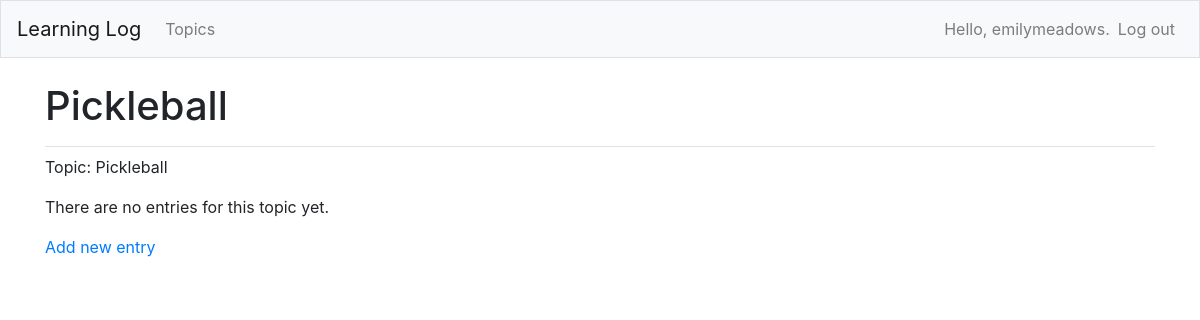
/topics/8/ (signed in), run on an earlier commit of the app's database.
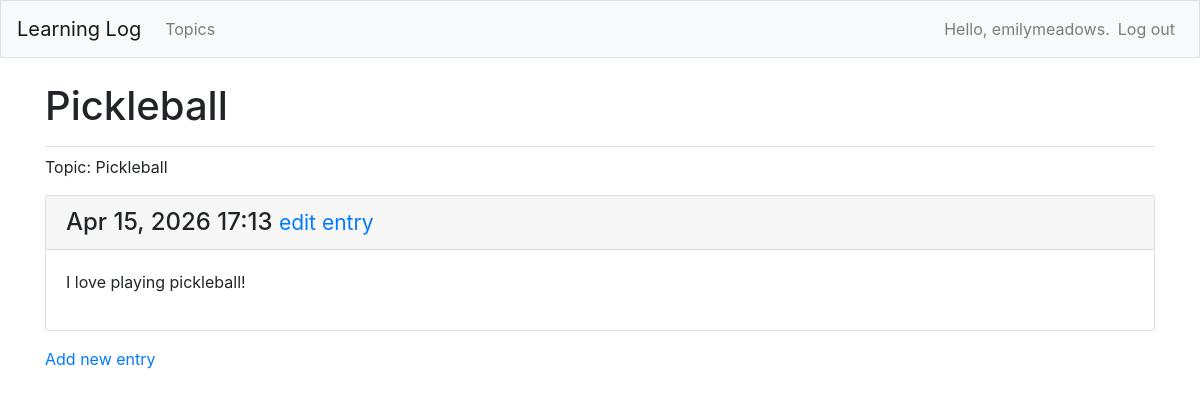
And on a later commit of the database.
### MainApp/models.py (models this page shows, shortened)
class Topic(models.Model):
    text = models.CharField(max_length=200)
    date_added = models.DateTimeField(auto_now_add=True)
    owner = models.ForeignKey(User, on_delete=models.CASCADE)
    def __str__(self):
        return self.text

class Entry(models.Model):
    topic = models.ForeignKey(Topic, on_delete=models.CASCADE)
    text = models.TextField()
    date_added = models.DateTimeField(auto_now_add=True)
    class Meta:
        verbose_name_plural = 'entries'

### MainApp/views.py (the view)
# urls.py: path('topics/<int:topic_id>/', views.topic, name = 'topic'),
@login_required
def topic(request, topic_id):
    t = Topic.objects.get(id = topic_id)
    if t.owner != request.user:
        raise Http404
    entries = Entry.objects.filter(topic = t).order_by('-date_added')
    context = {'topic':t, 'entries':entries}
    return render(request, 'MainApp/topic.html', context)

### MainApp/templates/mainapp/topic.html
{% extends "MainApp/base.html" %}
{% block page_header %}
  <h1>{{ topic }}</h1>
{% endblock page_header %}
{% block content %}
  <p>Topic: {{ topic }} </p>
     {% for entry in entries %}
     <div class="card mb-3">
       <h4 class="card-header">
        {{ entry.date_added|date:'M d, Y H:i' }}
         <small><a href="{% url 'MainApp:edit_entry' entry.id %}">
          edit entry</a></small>
      </h4>
       <div class="card-body">{{ entry.text|linebreaks }}</div>
    </div>
     {% empty %}
      <p> There are no entries for this topic yet.<p>
     {% endfor %}
  <p>
   <a href="{% url 'MainApp:new_entry' topic.id %}">Add new entry</a>
 </p>
{% endblock content %}

### MainApp/templates/mainapp/base.html (shortened to what this page needs)
{% load bootstrap4 %}
<!doctype html>
<html lang="en">
    <head>
        {% bootstrap_css %}
    </head>
    <body>
        <nav class="navbar navbar-expand-md navbar-light bg-light mb-4 border">
        <a class="navbar-brand" href="{% url 'MainApp:index'%}">Learning Log</a>
        <div class="collapse navbar-collapse" id="navbarCollapse">
            <ul class="navbar-nav mr-auto">
                <li class="nav-item">
                <a class="nav-link" href="{% url 'MainApp:topics'%}">Topics</a></li>
            </ul>
            <ul class="navbar-nav ml-auto">
                {% if user.is_authenticated %}
                <li class="nav-item">
                    <span class="navbar-text">Hello, {{ user.username }}.</span>
                </li>
                <li class="nav-item">
                    <a class="nav-link" href="{% url 'users:logout' %}">Log out</a>
                </li>
                {% else %}
                  <li class="nav-item">
                    <a class="nav-link" href="{% url 'users:register' %}">Register</a>
                  </li>
                  <li class="nav-item">
                    <a class="nav-link" href="{% url 'users:login' %}">Log in</a></li>
                {% endif %}
              </ul>
        </div>
        </nav>
        <main role="main" class="container">
            <div class="pb-2 mb-2 border-bottom">
                {% block page_header %}{% endblock page_header %}
            </div>
            <div>
                {% block content %}{% endblock content %}
            </div>
        </main>
    </body>
</html>

What changed in the data, as far as the page shows it:
added Entry: date_added "Apr 15, 2026 17:13", text "I love playing pickleball!"
Also different on the page:
text no longer shown: "There are no entries for this topic yet."
